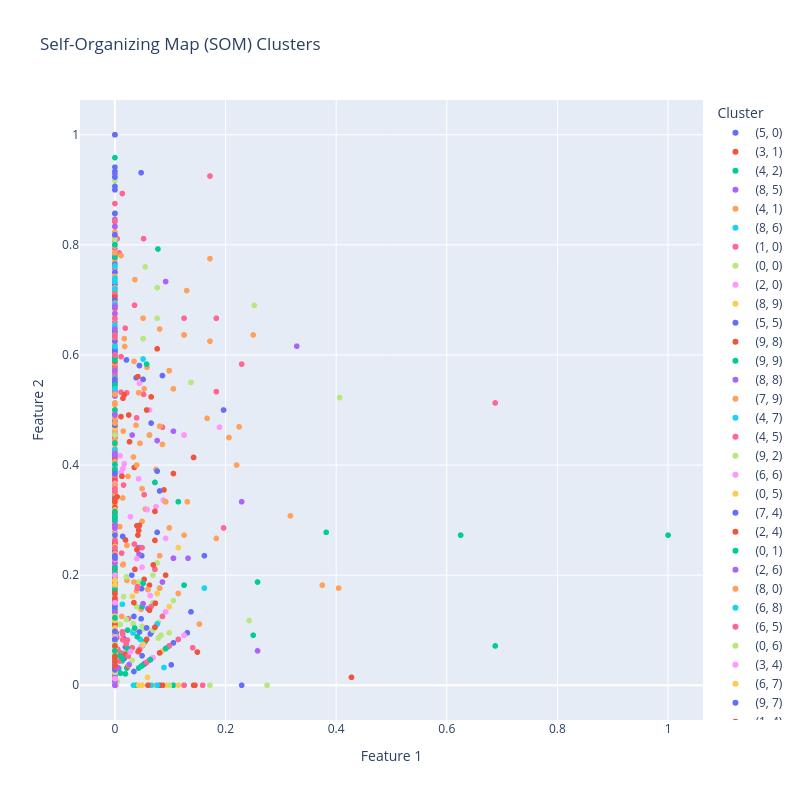

The notebook cell saved with this chart:
### Code cell
import plotly.express as px
import numpy as np
from minisom import MiniSom
from sklearn.preprocessing import MinMaxScaler

# Normalize the data
scaler = MinMaxScaler()
X_normalized = scaler.fit_transform(X)

# Initialize the SOM
som = MiniSom(x=10, y=10, input_len=X.shape[1], sigma=1.0, learning_rate=0.5)
som.random_weights_init(X_normalized)

# Train the SOM
som.train_random(X_normalized, num_iteration=100)

# Map each data point to its winning neuron
winning_neurons = np.array([som.winner(x) for x in X_normalized])

# Group data points by their winning neurons
clusters = {}
for i, neuron in enumerate(winning_neurons):
    neuron = tuple(neuron)  # Convert numpy array to tuple
    if neuron not in clusters:
        clusters[neuron] = []
    clusters[neuron].append(i)

# Map cluster indices back to original data (adv keys)
clustered_data = {}
for neuron, indices in clusters.items():
    clustered_data[neuron] = [list(adv2idx.keys())[i] for i in indices]

# Prepare data for Plotly scatter plot
cluster_labels = []
x_coords = []
y_coords = []
hover_texts = []

for neuron, indices in clusters.items():
    for idx in indices:
        cluster_labels.append(str(neuron))
        x_coords.append(X_normalized[idx][0])
        y_coords.append(X_normalized[idx][1])
        hover_texts.append(f"Cluster: {neuron}<br>Key: {list(adv2idx.keys())[idx]}")

# Create a DataFrame for Plotly
import pandas as pd
df = pd.DataFrame({
    'Cluster': cluster_labels,
    'X': x_coords,
    'Y': y_coords,
    'Hover': hover_texts
})

# Create a scatter plot with Plotly Express
fig = px.scatter(df, x='X', y='Y', color='Cluster',
                 title="Self-Organizing Map (SOM) Clusters",
                 labels={'Cluster': 'Cluster'},
                 hover_name='Hover',
                 color_discrete_sequence=px.colors.qualitative.Plotly)

# Update layout for better visualization
fig.update_layout(
    width=800,
    height=800,
    xaxis_title="Feature 1",
    yaxis_title="Feature 2"
)

# Show the figure
fig.show()
